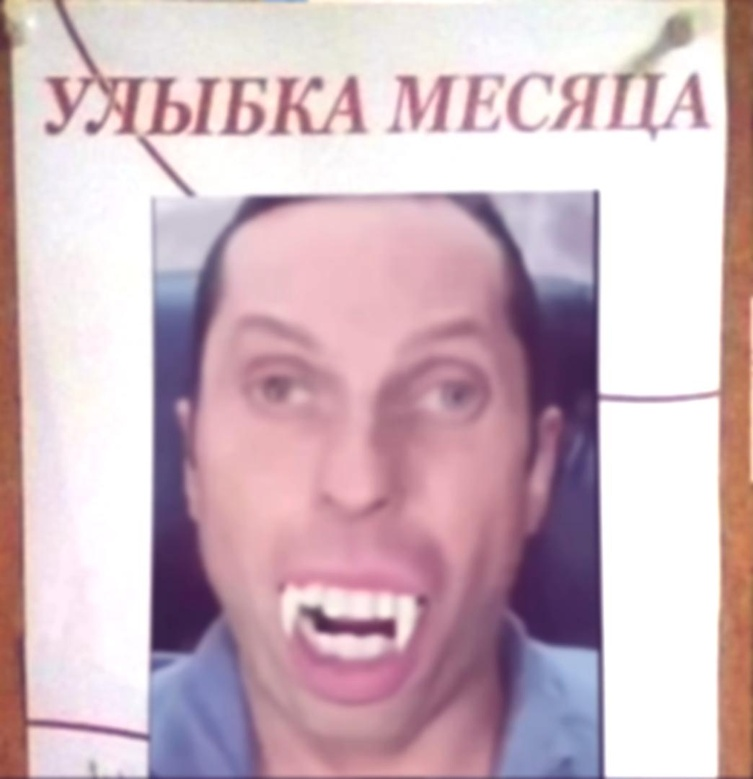
#> input picture Lab2_Media/data/output/result.jpg, 753 x 779 px, shrunk from 1044 x 1080 before the run
$ python main.py
#> lines starting #> are read from the running program, lines starting #| are printed output that depends on the picture
from datetime import datetime
from PIL import Image, ImageFilter, ImageStat

INPUT_DIR = "Lab2_Media/data/input/"
OUTPUT_PATH = "Lab2_Media/data/output/result.jpg"
LOG_PATH = "Lab2_Media/logs/history.txt"
FILTER_NAME = "Фильтр Гаусса + цветокоррекция по шаблону"


def write_log(file_name, status):
    now = datetime.now().strftime("%d.%m.%Y %H:%M:%S")
    line = "[" + now + "] Файл: " + file_name + " | Фильтр: " + FILTER_NAME + " | Статус: " + status + "\n"
    with open(LOG_PATH, "a", encoding="UTF-8") as log:
        log.write(line)

def color_correction(img, template):
    mean_img = ImageStat.Stat(img).mean
    std_img = ImageStat.Stat(img).stddev
    mean_tpl = ImageStat.Stat(template).mean
    std_tpl = ImageStat.Stat(template).stddev

    table = []
    for c in range(3):
        for v in range(256):
            if std_img[c] == 0:
                new_v = mean_tpl[c]
            else:
                new_v = (v - mean_img[c]) * std_tpl[c] / std_img[c] + mean_tpl[c]
            new_v = max(0, min(255, int(new_v)))
            table.append(new_v)

    return img.point(table)


def main():
    file_name = input("Какой файл обработать (image1.jpg или image2.png)? ")
#> the answer given: Lab2_Media/data/output/result.jpg
    path = INPUT_DIR + file_name

    if file_name == "image1.jpg":
        template_name = "image2.png"
    else:
        template_name = "image1.jpg"

    try:
        f = open(path, "rb")
        img = Image.open(f)
#> img is the input picture: PIL image 753x779 RGB; mean R, G, B 206.1, 180.6, 190.1
        img = img.convert("RGB")
        f.close()

        t = open(INPUT_DIR + template_name, "rb")
        template = Image.open(t)
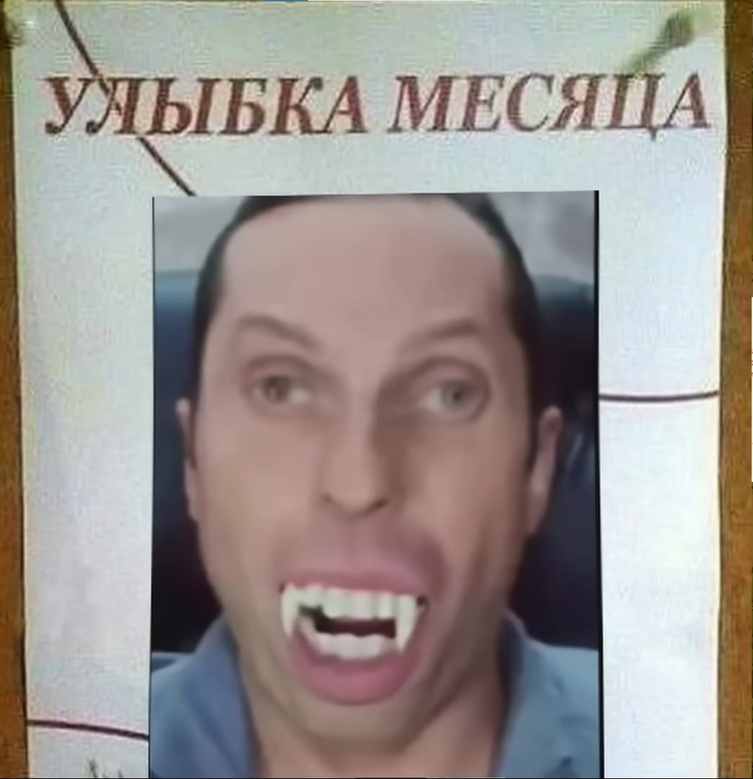
#> input picture Lab2_Media/data/input/image1.jpg, 753 x 779 px, shrunk from 1044 x 1080 before the run
#> template is the input picture: PIL image 753x779 RGB; mean R, G, B 155.5, 148.5, 144.3
        template = template.convert("RGB")
        t.close()

    except PermissionError:
        print("Ошибка: Нет прав на чтение файла " + file_name + ". Обратитесь к администратору")
        write_log(file_name, "Ошибка доступа")
        return
    except FileNotFoundError:
        print("Ошибка: Файл не найден")
        write_log(file_name, "Ошибка: файл не найден")
        return

    img = img.filter(ImageFilter.GaussianBlur(radius=3))

    img = color_correction(img, template)
#> in color_correction, `mean_img = ImageStat.Stat(img).mean`: mean_img = [206.1, 180.6, 190.1]
#> in color_correction, `std_img = ImageStat.Stat(img).stddev`: std_img = [51.21, 62.71, 55.05]
#> in color_correction, `mean_tpl = ImageStat.Stat(template).mean`: mean_tpl = [155.5, 148.5, 144.3]
#> in color_correction, `std_tpl = ImageStat.Stat(template).stddev`: std_tpl = [53.6, 61.41, 64.15]
#> after the loop in color_correction, `for c in range(3):`: table = 768 values, max 221 at index 511, min 0 at index 0, mean 86.21
#> in color_correction, `return img.point(table)`:
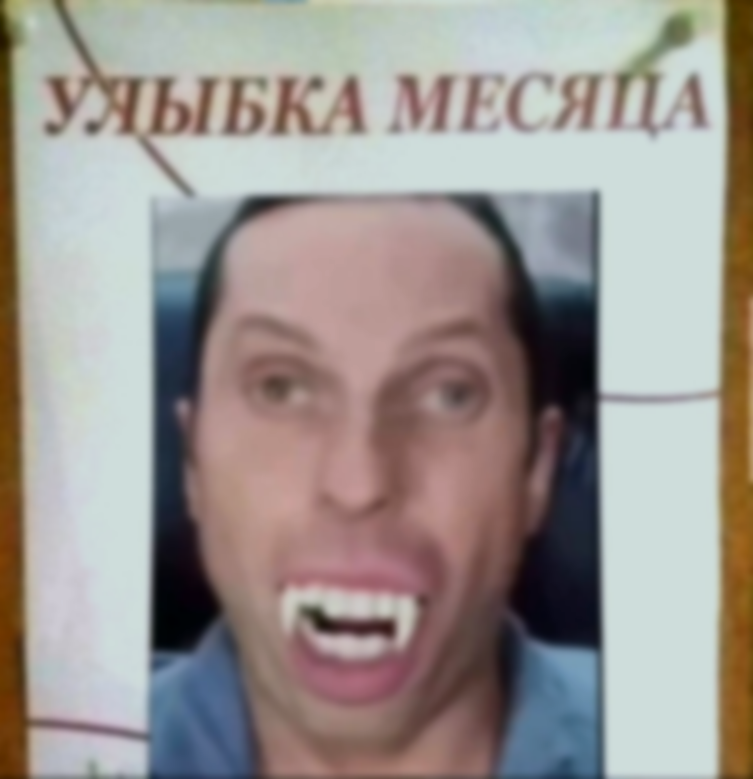
#> returned value: PIL image 753x779 RGB; mean R, G, B 155, 148, 143.7

    img.save(OUTPUT_PATH)
    print("Готово! Результат сохранён в " + OUTPUT_PATH)

    write_log(file_name, "Успешно")


main()
